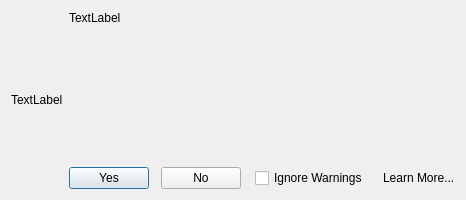
<?xml version="1.0" encoding="UTF-8"?>
<ui version="4.0">
 <class>DialogMessageCpuUsage</class>
 <widget class="QDialog" name="DialogMessageCpuUsage">
  <property name="geometry">
   <rect>
    <x>0</x>
    <y>0</y>
    <width>466</width>
    <height>200</height>
   </rect>
  </property>
  <property name="minimumSize">
   <size>
    <width>0</width>
    <height>0</height>
   </size>
  </property>
  <property name="windowTitle">
   <string>Windscribe</string>
  </property>
  <layout class="QHBoxLayout" name="horizontalLayout_2" stretch="0,1">
   <item>
    <widget class="QLabel" name="lblIcon">
     <property name="text">
      <string>TextLabel</string>
     </property>
    </widget>
   </item>
   <item>
    <layout class="QVBoxLayout" name="verticalLayout" stretch="1,0">
     <property name="spacing">
      <number>30</number>
     </property>
     <item>
      <widget class="QLabel" name="lblCaption">
       <property name="text">
        <string>TextLabel</string>
       </property>
       <property name="alignment">
        <set>Qt::AlignLeading|Qt::AlignLeft|Qt::AlignTop</set>
       </property>
       <property name="wordWrap">
        <bool>true</bool>
       </property>
      </widget>
     </item>
     <item>
      <layout class="QHBoxLayout" name="horizontalLayout" stretch="1,1,0,0,0,0">
       <property name="spacing">
        <number>12</number>
       </property>
       <item>
        <widget class="QPushButton" name="btnYes">
         <property name="text">
          <string>Yes</string>
         </property>
        </widget>
       </item>
       <item>
        <widget class="QPushButton" name="btnNo">
         <property name="text">
          <string>No</string>
         </property>
        </widget>
       </item>
       <item>
        <spacer name="horizontalSpacer">
         <property name="orientation">
          <enum>Qt::Horizontal</enum>
         </property>
         <property name="sizeHint" stdset="0">
          <size>
           <width>30</width>
           <height>20</height>
          </size>
         </property>
        </spacer>
       </item>
       <item>
        <widget class="QCheckBox" name="cbIgnoreWarnings">
         <property name="text">
          <string>Ignore Warnings</string>
         </property>
        </widget>
       </item>
       <item>
        <spacer name="horizontalSpacer_2">
         <property name="orientation">
          <enum>Qt::Horizontal</enum>
         </property>
         <property name="sizeHint" stdset="0">
          <size>
           <width>30</width>
           <height>20</height>
          </size>
         </property>
        </spacer>
       </item>
       <item>
        <widget class="QLabel" name="lblLearnMore">
         <property name="cursor">
          <cursorShape>PointingHandCursor</cursorShape>
         </property>
         <property name="text">
          <string>Learn More...</string>
         </property>
         <property name="textFormat">
          <enum>Qt::RichText</enum>
         </property>
        </widget>
       </item>
      </layout>
     </item>
    </layout>
   </item>
  </layout>
 </widget>
 <resources/>
 <connections/>
</ui>
